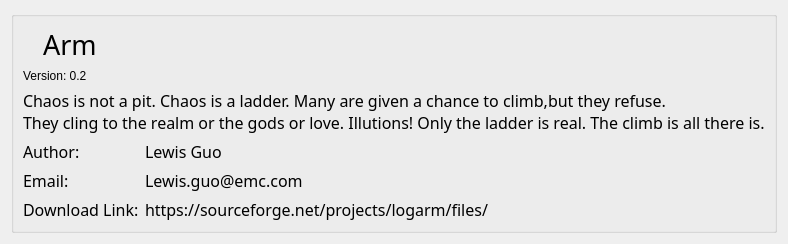
<?xml version="1.0" encoding="UTF-8"?>
<ui version="4.0">
 <class>AboutDialog</class>
 <widget class="QDialog" name="AboutDialog">
  <property name="geometry">
   <rect>
    <x>0</x>
    <y>0</y>
    <width>531</width>
    <height>205</height>
   </rect>
  </property>
  <property name="sizePolicy">
   <sizepolicy hsizetype="Fixed" vsizetype="Fixed">
    <horstretch>0</horstretch>
    <verstretch>0</verstretch>
   </sizepolicy>
  </property>
  <property name="windowTitle">
   <string>Dialog</string>
  </property>
  <layout class="QGridLayout" name="gridLayout">
   <item row="0" column="0">
    <widget class="QGroupBox" name="groupBox">
     <property name="title">
      <string/>
     </property>
     <layout class="QGridLayout" name="gridLayout_2">
      <item row="0" column="0" colspan="2">
       <layout class="QHBoxLayout" name="horizontalLayout">
        <item>
         <widget class="QLabel" name="label_6">
          <property name="sizePolicy">
           <sizepolicy hsizetype="Fixed" vsizetype="Fixed">
            <horstretch>0</horstretch>
            <verstretch>0</verstretch>
           </sizepolicy>
          </property>
          <property name="text">
           <string/>
          </property>
          <property name="pixmap">
           <pixmap resource="res/res.qrc">:/mhands1.png</pixmap>
          </property>
         </widget>
        </item>
        <item>
         <widget class="QLabel" name="label">
          <property name="font">
           <font>
            <family>Broadway</family>
            <pointsize>20</pointsize>
           </font>
          </property>
          <property name="text">
           <string> Arm</string>
          </property>
         </widget>
        </item>
       </layout>
      </item>
      <item row="1" column="0">
       <widget class="QLabel" name="versionLabel">
        <property name="text">
         <string>Version: 0.2</string>
        </property>
       </widget>
      </item>
      <item row="2" column="0" colspan="2">
       <widget class="QLabel" name="label_2">
        <property name="font">
         <font>
          <family>Tempus Sans ITC</family>
          <pointsize>10</pointsize>
          <italic>false</italic>
         </font>
        </property>
        <property name="text">
         <string>&lt;html&gt;&lt;head/&gt;&lt;body&gt;&lt;p&gt;&lt;span style=&quot; font-size:12pt;&quot;&gt;Chaos is not a pit. Chaos is a ladder. Many are given a chance to climb,but they refuse.&lt;br/&gt;They cling to the realm or the gods or love. Illutions! Only the ladder is real. The climb is all there is.&lt;/span&gt;&lt;/p&gt;&lt;/body&gt;&lt;/html&gt;</string>
        </property>
       </widget>
      </item>
      <item row="3" column="0">
       <widget class="QLabel" name="label_3">
        <property name="sizePolicy">
         <sizepolicy hsizetype="Fixed" vsizetype="Fixed">
          <horstretch>0</horstretch>
          <verstretch>0</verstretch>
         </sizepolicy>
        </property>
        <property name="font">
         <font>
          <family>Microsoft Yi Baiti</family>
          <pointsize>12</pointsize>
         </font>
        </property>
        <property name="text">
         <string>Author:</string>
        </property>
       </widget>
      </item>
      <item row="3" column="1">
       <widget class="QLabel" name="label_7">
        <property name="font">
         <font>
          <family>Microsoft Yi Baiti</family>
          <pointsize>12</pointsize>
         </font>
        </property>
        <property name="text">
         <string>Lewis Guo</string>
        </property>
       </widget>
      </item>
      <item row="4" column="0">
       <widget class="QLabel" name="label_4">
        <property name="sizePolicy">
         <sizepolicy hsizetype="Fixed" vsizetype="Fixed">
          <horstretch>0</horstretch>
          <verstretch>0</verstretch>
         </sizepolicy>
        </property>
        <property name="font">
         <font>
          <family>Microsoft Yi Baiti</family>
          <pointsize>12</pointsize>
         </font>
        </property>
        <property name="text">
         <string>Email:</string>
        </property>
       </widget>
      </item>
      <item row="4" column="1">
       <widget class="QLabel" name="label_8">
        <property name="font">
         <font>
          <family>Microsoft Yi Baiti</family>
          <pointsize>12</pointsize>
         </font>
        </property>
        <property name="text">
         <string>Lewis.guo@emc.com</string>
        </property>
       </widget>
      </item>
      <item row="5" column="0">
       <widget class="QLabel" name="label_5">
        <property name="sizePolicy">
         <sizepolicy hsizetype="Fixed" vsizetype="Fixed">
          <horstretch>0</horstretch>
          <verstretch>0</verstretch>
         </sizepolicy>
        </property>
        <property name="font">
         <font>
          <family>Microsoft Yi Baiti</family>
          <pointsize>12</pointsize>
         </font>
        </property>
        <property name="text">
         <string>Download Link:</string>
        </property>
       </widget>
      </item>
      <item row="5" column="1">
       <widget class="QLabel" name="label_9">
        <property name="font">
         <font>
          <family>Microsoft Yi Baiti</family>
          <pointsize>12</pointsize>
         </font>
        </property>
        <property name="text">
         <string>https://sourceforge.net/projects/logarm/files/</string>
        </property>
       </widget>
      </item>
     </layout>
    </widget>
   </item>
  </layout>
 </widget>
 <resources>
  <include location="res/res.qrc"/>
 </resources>
 <connections/>
</ui>
